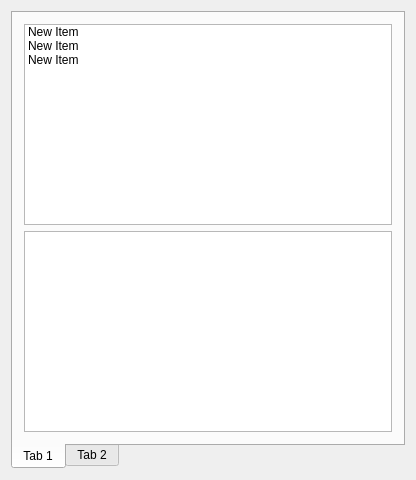
<?xml version="1.0" encoding="UTF-8"?>
<ui version="4.0">
 <class>MainWindow</class>
 <widget class="QMainWindow" name="MainWindow">
  <property name="geometry">
   <rect>
    <x>0</x>
    <y>0</y>
    <width>416</width>
    <height>480</height>
   </rect>
  </property>
  <property name="windowTitle">
   <string>MainWindow</string>
  </property>
  <widget class="QWidget" name="centralWidget">
   <layout class="QGridLayout" name="gridLayout">
    <item row="0" column="0">
     <widget class="QTabWidget" name="tabWidget">
      <property name="tabPosition">
       <enum>QTabWidget::South</enum>
      </property>
      <property name="currentIndex">
       <number>0</number>
      </property>
      <widget class="QWidget" name="tab">
       <attribute name="title">
        <string>Tab 1</string>
       </attribute>
       <layout class="QGridLayout" name="gridLayout_2">
        <item row="0" column="0">
         <widget class="QListWidget" name="listWidget">
          <item>
           <property name="text">
            <string>New Item</string>
           </property>
          </item>
          <item>
           <property name="text">
            <string>New Item</string>
           </property>
          </item>
          <item>
           <property name="text">
            <string>New Item</string>
           </property>
          </item>
         </widget>
        </item>
        <item row="1" column="0">
         <widget class="CodeEditor" name="plainTextEdit"/>
        </item>
       </layout>
      </widget>
      <widget class="QWidget" name="tab_2">
       <attribute name="title">
        <string>Tab 2</string>
       </attribute>
       <layout class="QGridLayout" name="gridLayout_3">
        <item row="0" column="0">
         <widget class="QScrollArea" name="scrollArea">
          <property name="widgetResizable">
           <bool>false</bool>
          </property>
          <widget class="QWidget" name="scrollAreaWidgetContents">
           <property name="geometry">
            <rect>
             <x>0</x>
             <y>0</y>
             <width>344</width>
             <height>393</height>
            </rect>
           </property>
           <widget class="QLabel" name="img">
            <property name="geometry">
             <rect>
              <x>30</x>
              <y>80</y>
              <width>521</width>
              <height>411</height>
             </rect>
            </property>
            <property name="text">
             <string/>
            </property>
            <property name="pixmap">
             <pixmap resource="json.qrc">:/Json/abc.png</pixmap>
            </property>
           </widget>
          </widget>
         </widget>
        </item>
       </layout>
      </widget>
     </widget>
    </item>
   </layout>
  </widget>
 </widget>
 <layoutdefault spacing="6" margin="11"/>
 <customwidgets>
  <customwidget>
   <class>CodeEditor</class>
   <extends>QPlainTextEdit</extends>
   <header>codeeditor.h</header>
  </customwidget>
 </customwidgets>
 <resources>
  <include location="json.qrc"/>
 </resources>
 <connections/>
</ui>
